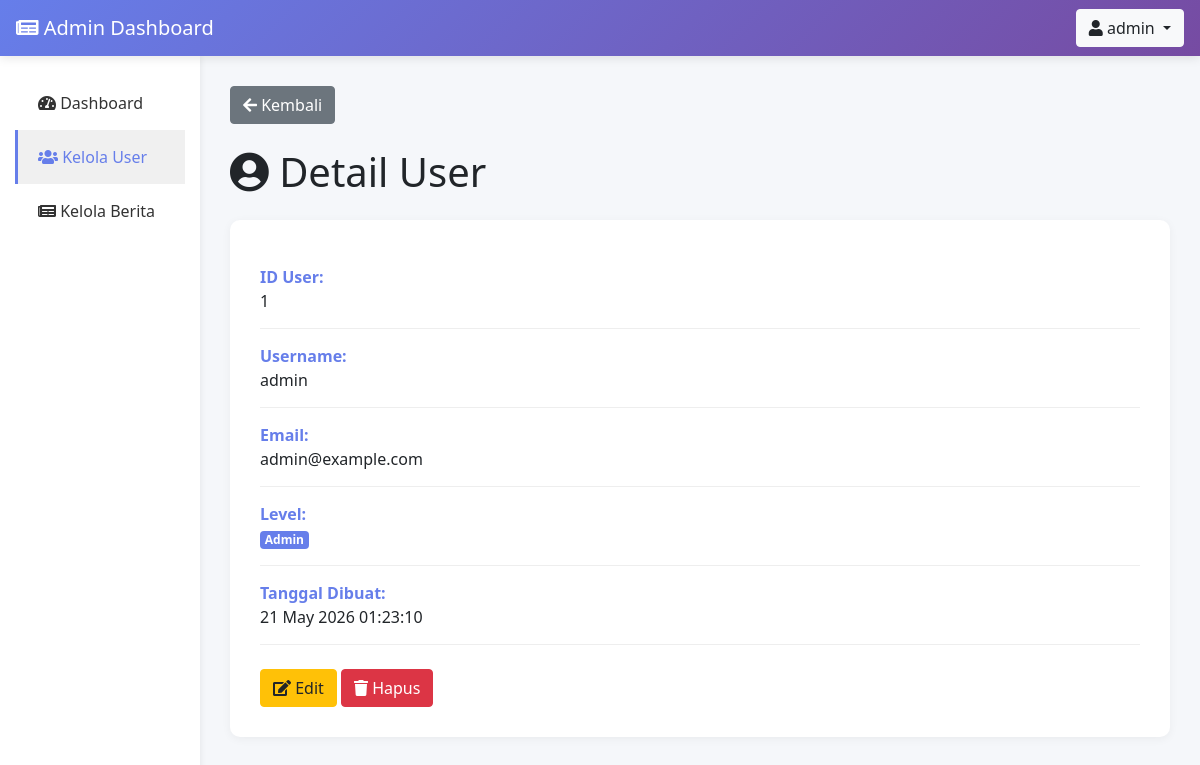
The app's page /admin/user_detail.php?id=1 (signed in) with its own data.
### tables this page shows
CREATE TABLE users (
    id INT PRIMARY KEY AUTO_INCREMENT,
    username VARCHAR(50) UNIQUE NOT NULL,
    password VARCHAR(255) NOT NULL,
    email VARCHAR(100) NOT NULL,
    level ENUM('admin', 'user') DEFAULT 'user',
    created_at TIMESTAMP DEFAULT CURRENT_TIMESTAMP
);

### admin/user_detail.php (the view, shortened to what this page needs)
<?php
include '../koneksi.php';
$id = $_GET['id'] ?? '';
$query = "SELECT * FROM users WHERE id = $id";
$result = mysqli_query($koneksi, $query);
$user = mysqli_fetch_assoc($result);
?>
<!DOCTYPE html>
<html lang="id">
<head>
    <link rel="stylesheet" href="https://stackpath.bootstrapcdn.com/bootstrap/4.5.2/css/bootstrap.min.css">
    <link rel="stylesheet" href="https://cdnjs.cloudflare.com/ajax/libs/font-awesome/5.15.4/css/all.min.css">
</head>
<body>
    <nav class="navbar navbar-dark sticky-top">
        <a class="navbar-brand" href="#">
            <i class="fas fa-newspaper"></i> Admin Dashboard
        </a>
        <div class="dropdown">
            <button class="btn btn-light dropdown-toggle" type="button" id="dropdownMenuButton" data-toggle="dropdown">
                <i class="fas fa-user"></i> <?php echo $_SESSION['username']; ?>
            </button>
        </div>
    </nav>
    <div class="container-fluid">
        <div class="row">
            <nav class="col-md-2 sidebar">
                <div class="nav flex-column">
                    <a class="nav-link" href="index.php">
                        <i class="fas fa-tachometer-alt"></i> Dashboard
                    </a>
                    <a class="nav-link active" href="user_list.php">
                        <i class="fas fa-users"></i> Kelola User
                    </a>
                    <a class="nav-link" href="berita_list.php">
                        <i class="fas fa-newspaper"></i> Kelola Berita
                    </a>
                </div>
            </nav>
            <main class="col-md-10 main-content">
                <div class="mb-4">
                    <a href="user_list.php" class="btn btn-secondary">
                        <i class="fas fa-arrow-left"></i> Kembali
                    </a>
                </div>
                <h1 class="mb-4"><i class="fas fa-user-circle"></i> Detail User</h1>
                <div class="detail-card">
                    <div class="detail-row">
                        <div class="detail-label">ID User:</div>
                        <div><?php echo $user['id']; ?></div>
                    </div>
                    <div class="detail-row">
                        <div class="detail-label">Username:</div>
                        <div><?php echo $user['username']; ?></div>
                    </div>
                    <div class="detail-row">
                        <div class="detail-label">Email:</div>
                        <div><?php echo $user['email']; ?></div>
                    </div>
                    <div class="detail-row">
                        <div class="detail-label">Level:</div>
                        <div>
                            <?php
                            $badge_class = ($user['level'] == 'admin') ? 'badge-admin' : 'badge-user';
                            $level_text = ucfirst($user['level']);
                            ?>
                            <span class="badge <?php echo $badge_class; ?> text-white">
                                <?php echo $level_text; ?>
                            </span>
                        </div>
                    </div>
                    <div class="detail-row">
                        <div class="detail-label">Tanggal Dibuat:</div>
                        <div><?php echo date('d M Y H:i:s', strtotime($user['created_at'])); ?></div>
                    </div>
                    <div class="mt-4">
                        <a href="user_edit.php?id=<?php echo $user['id']; ?>" class="btn btn-warning">
                            <i class="fas fa-edit"></i> Edit
                        </a>
                        <a href="user_hapus.php?id=<?php echo $user['id']; ?>" class="btn btn-danger" onclick="return confirm('Yakin ingin hapus?')">
                            <i class="fas fa-trash"></i> Hapus
                        </a>
                    </div>
                </div>
            </main>
        </div>
    </div>
</body>
</html>

### admin/user_detail.php (style rules this page uses)
body { background-color: #f5f7fa; font-family: 'Segoe UI', Tahoma, Geneva, Verdana, sans-serif; }
.navbar { background: linear-gradient(135deg, #667eea 0%, #764ba2 100%); box-shadow: 0 2px 10px rgba(0,0,0,0.1); }
.sidebar { background: white; min-height: 100vh; box-shadow: 2px 0 5px rgba(0,0,0,0.05); padding-top: 20px; }
.sidebar .nav-link { color: #333; padding: 15px 20px; border-left: 3px solid transparent; transition: all 0.3s; }
.sidebar .nav-link:hover, .sidebar .nav-link.active { background-color: #f0f0f0; border-left-color: #667eea; color: #667eea; }
.main-content { padding: 30px; }
.detail-card { background: white; padding: 30px; border-radius: 10px; box-shadow: 0 2px 10px rgba(0,0,0,0.05); }
.detail-row { padding: 15px 0; border-bottom: 1px solid #eee; }
.detail-label { font-weight: bold; color: #667eea; }
.badge-admin { background-color: #667eea; }

### records on screen
users: id "1", username "admin", email "admin@example.com", level "Admin", created_at "21 May 2026 01:23:10"

### other values on screen
$_SESSION['username'] "admin"
